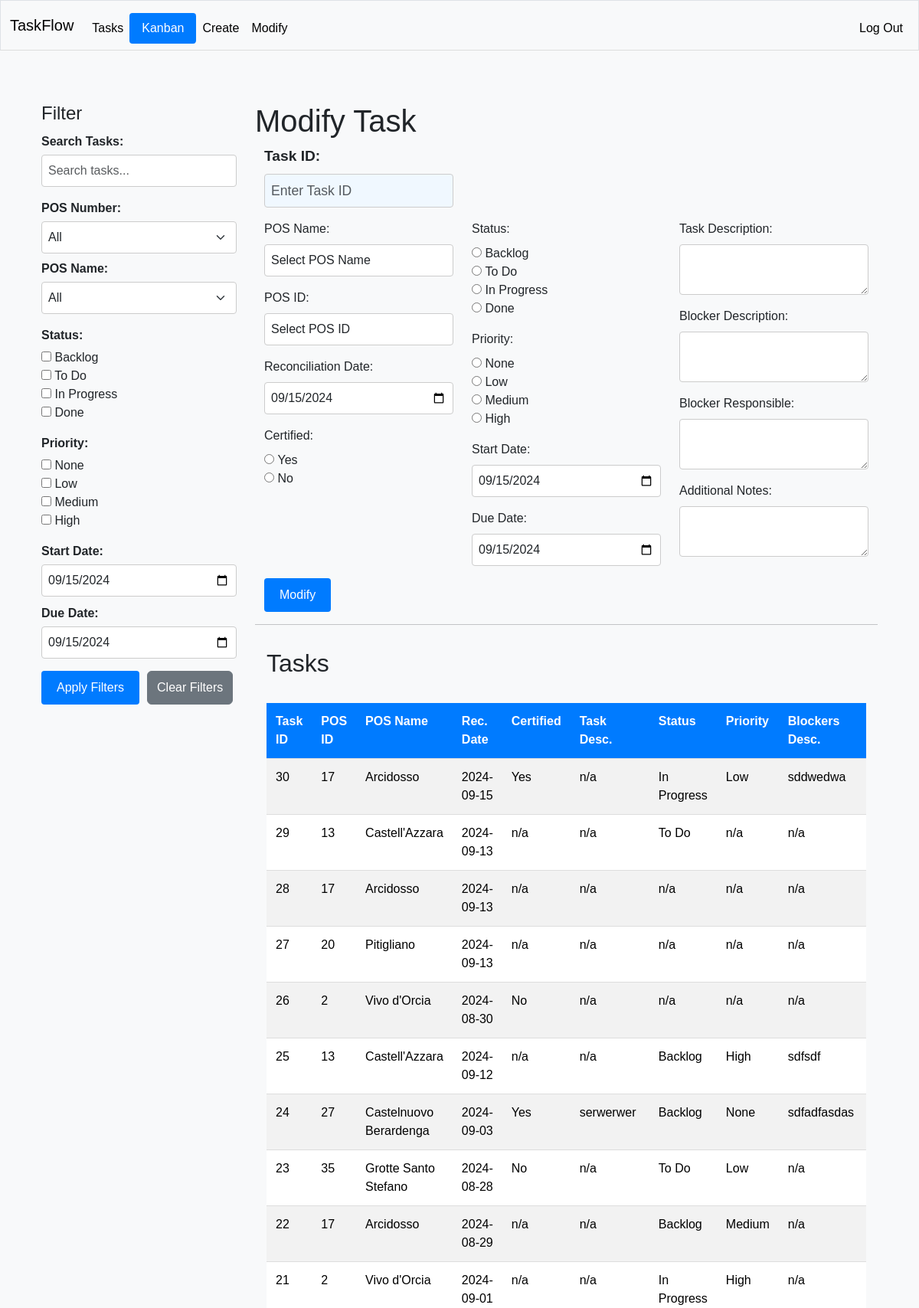
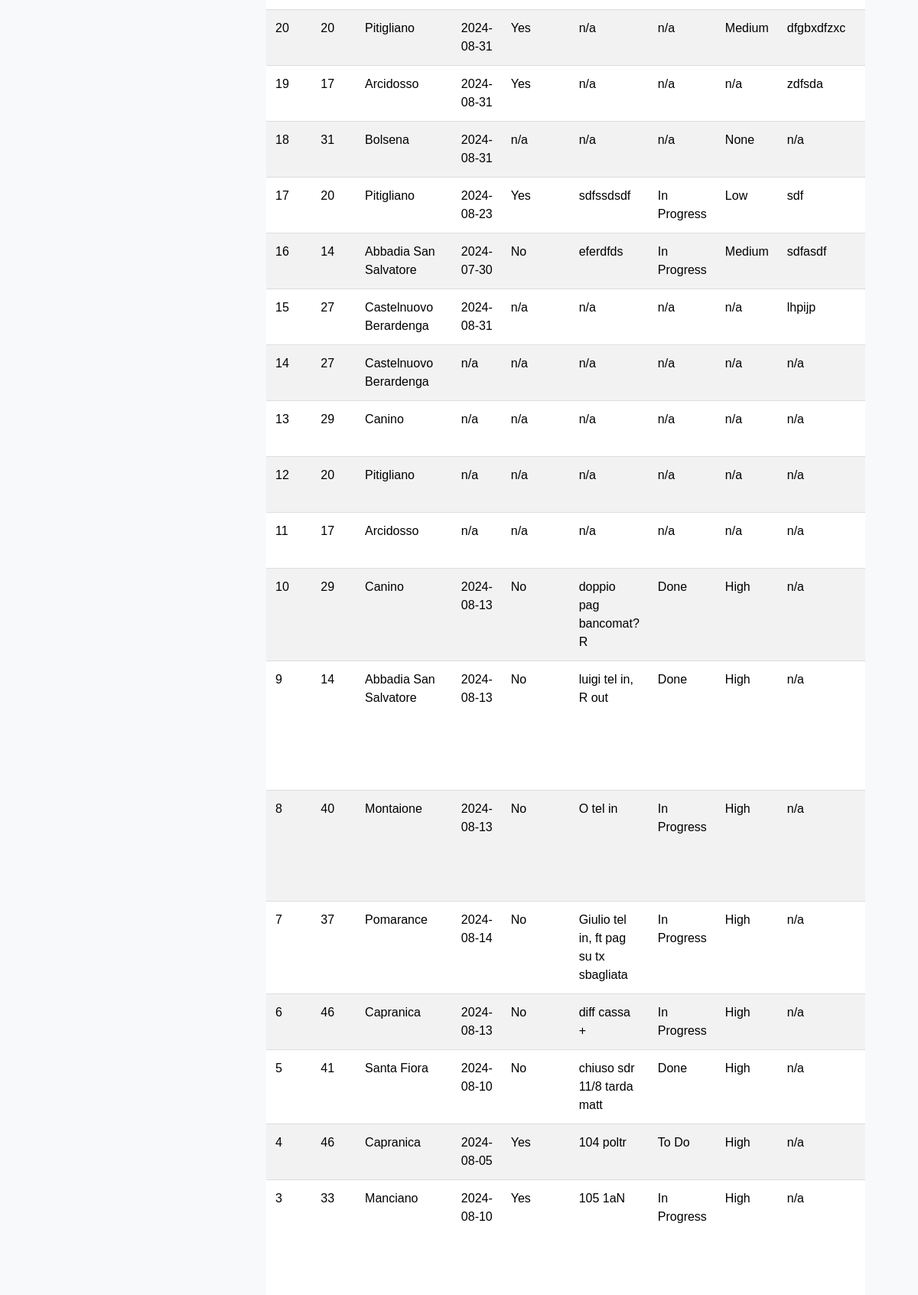
Screenshot of /modify (signed in, upper part) with the database file from the repository (2 pictures, top to bottom).
### tables this page shows
CREATE TABLE tasks (
                        task_id INTEGER NOT NULL, 
                        task_desc VARCHAR, 
                        task_status VARCHAR, 
                        task_priority VARCHAR, 
                        task_start_date DATE, 
                        task_due_date DATE, 
                        task_notes VARCHAR, 
                        pos_id INTEGER NOT NULL, 
                        blocker_id INTEGER, 
                        rec_id INTEGER, 
                        PRIMARY KEY (task_id), 
                        CHECK (task_status IN ('Backlog', 'To Do', 'In Progress', 'Done')), 
                        CHECK (task_priority IN ('None', 'Low', 'Medium', 'High')),
                        FOREIGN KEY(pos_id) REFERENCES pos (pos_id),
                        FOREIGN KEY(blocker_id) REFERENCES blockers (blocker_id),
                        FOREIGN KEY(rec_id) REFERENCES rec (rec_id)
                    );

CREATE TABLE pos (
	pos_id INTEGER NOT NULL, 
	pos_name VARCHAR NOT NULL, 
	PRIMARY KEY (pos_id), 
	UNIQUE (pos_name)
);

CREATE TABLE rec (
                        rec_id INTEGER NOT NULL, 
                        rec_date DATE, 
                        rec_certified BOOLEAN, 
                        task_id INTEGER, 
                        pos_id INTEGER, 
                        blocker_id INTEGER, 
                        PRIMARY KEY (rec_id),
                        FOREIGN KEY(task_id) REFERENCES tasks (task_id),
                        FOREIGN KEY(pos_id) REFERENCES pos (pos_id),
                        FOREIGN KEY(blocker_id) REFERENCES blockers (blocker_id)
                    );

CREATE TABLE blockers (
                        blocker_id INTEGER NOT NULL, 
                        blocker_desc VARCHAR, 
                        blocker_responsible VARCHAR, 
                        blocker_resolved BOOLEAN, 
                        blocker_res_date DATE, 
                        pos_id INTEGER, 
                        rec_id INTEGER, 
                        task_id INTEGER, 
                        PRIMARY KEY (blocker_id),
                        FOREIGN KEY(pos_id) REFERENCES pos (pos_id),
                        FOREIGN KEY(rec_id) REFERENCES rec (rec_id),
                        FOREIGN KEY(task_id) REFERENCES tasks (task_id)
                    );

### app.py (the view)
@app.route("/modify", methods=["GET", "POST"])
@login_required
def modify_task():
    if request.method == "POST":
        task_id = request.form.get("task_id")
        pos_id = request.form.get("pos_id")
        reconciliation_date = request.form.get("reconciliation_date") or None
        certified = request.form.get("certified") or None
        description = request.form.get("description") or None
        status = request.form.get("status") or None
        priority = request.form.get("priority") or None
        start_date = request.form.get("start_date") or None
        due_date = request.form.get("due_date") or None
        notes = request.form.get("notes") or None
        blocker_desc = request.form.get("blocker_desc") or None
        blocker_responsible = request.form.get("blocker_responsible") or None
        try:
            if start_date:
                start_date = datetime.strptime(start_date, '%Y-%m-%d').date()
            if due_date:
                due_date = datetime.strptime(due_date, '%Y-%m-%d').date()
            if reconciliation_date:
                reconciliation_date = datetime.strptime(reconciliation_date, '%Y-%m-%d').date()
        except ValueError as e:
            flash("Invalid date format. Please use YYYY-MM-DD.")
            return redirect("/modify")
        if not task_id or not pos_id:
            flash("Task ID and POS ID are required.")
            return redirect("/modify")
        try:
            with engine.connect() as conn:
                task_update = tasks_table.update().where(tasks_table.c.task_id == task_id).values(
                    pos_id=pos_id,
                    task_desc=description,
                    task_status=status,
                    task_priority=priority,
                    task_start_date=start_date,
                    task_due_date=due_date,
                    task_notes=notes
                )
                conn.execute(task_update)
                if blocker_desc or blocker_responsible:
                    blocker_exists = conn.execute(
                        select(blockers_table.c.blocker_id).where(blockers_table.c.task_id == task_id)
                    ).fetchone()
                    if blocker_exists:
                        conn.execute(
                            blockers_table.update().where(blockers_table.c.task_id == task_id).values(
                                blocker_desc=blocker_desc,
                                blocker_responsible=blocker_responsible
                            )
                        )
                    else:
                        conn.execute(
                            blockers_table.insert().values(
                                blocker_desc=blocker_desc,
                                blocker_responsible=blocker_responsible,
                                task_id=task_id,
                                pos_id=pos_id
                            )
                        )
                if reconciliation_date or certified is not None:
                    rec_exists = conn.execute(
                        select(rec_table.c.rec_id).where(rec_table.c.task_id == task_id)
                    ).fetchone()
                    if rec_exists:
                        conn.execute(
                            rec_table.update().where(rec_table.c.task_id == task_id).values(
                                rec_date=reconciliation_date,
                                rec_certified=(certified == 'true') if certified else None
                            )
                        )
                    else:
                        conn.execute(
                            rec_table.insert().values(
                                rec_date=reconciliation_date,
                                rec_certified=(certified == 'true') if certified else None,
                                task_id=task_id,
                                pos_id=pos_id
                            )
                        )
                conn.commit()
            flash("Task modified successfully!")  # Only display success if everything works
            return redirect("/modify")
        except Exception as e:
            logger.error(f"Error modifying task: {traceback.format_exc()}")
            flash("An error occurred while modifying the task.")
            return redirect("/modify")
    else:
        with engine.connect() as conn:
            pos_data = conn.execute(select(pos_table.c.pos_id, pos_table.c.pos_name)).fetchall()
            query = select(
                tasks_table.c.task_id,
                tasks_table.c.task_desc,
                tasks_table.c.task_status,
                tasks_table.c.task_priority,
                tasks_table.c.task_start_date,
                tasks_table.c.task_due_date,
                tasks_table.c.task_notes,
                pos_table.c.pos_id,
                pos_table.c.pos_name,
                rec_table.c.rec_date,
                rec_table.c.rec_certified,
                blockers_table.c.blocker_desc,
                blockers_table.c.blocker_responsible
            ).select_from(
                tasks_table
                .join(pos_table, tasks_table.c.pos_id == pos_table.c.pos_id)
                .outerjoin(rec_table, tasks_table.c.rec_id == rec_table.c.rec_id)
                .outerjoin(blockers_table, tasks_table.c.blocker_id == blockers_table.c.blocker_id)
            ).order_by(desc(tasks_table.c.task_id))
            tasks = conn.execute(query).fetchall()
            formatted_tasks = []
            for task in tasks:
                formatted_tasks.append({
                    "task_id": task.task_id if task.task_id is not None else "n/a",
                    "task_desc": task.task_desc if task.task_desc is not None else "n/a",
                    "task_status": task.task_status if task.task_status is not None else "n/a",
                    "task_priority": task.task_priority if task.task_priority is not None else "n/a",
                    "task_start_date": task.task_start_date.strftime('%Y-%m-%d') if isinstance(task.task_start_date, date) else "n/a",
                    "task_due_date": task.task_due_date.strftime('%Y-%m-%d') if isinstance(task.task_due_date, date) else "n/a",
                    "task_notes": task.task_notes if task.task_notes is not None else "n/a",
                    "pos_id": task.pos_id if task.pos_id is not None else "n/a",
                    "pos_name": task.pos_name if task.pos_name is not None else "n/a",
                    "rec_date": task.rec_date.strftime('%Y-%m-%d') if isinstance(task.rec_date, date) else "n/a",
                    "rec_certified": "Yes" if task.rec_certified is True else "No" if task.rec_certified is False else "n/a",
                    "blocker_desc": task.blocker_desc if task.blocker_desc is not None else "n/a",
                    "blocker_responsible": task.blocker_responsible if task.blocker_responsible is not None else "n/a"
                })
        return render_template("modify.html", pos_data=pos_data, tasks=formatted_tasks, date=date)

### helpers.py (called while the page is built)
def login_required(f):
    @wraps(f)
    def decorated_function(*args, **kwargs):
        if session.get("user_id") is None:
            return redirect("/login")
        return f(*args, **kwargs)
    return decorated_function

### templates/modify.html (shortened to what this page needs)
{% extends "layout.html" %}
{% block main %}
<div class="container-fluid">
    <div class="row">
        <div class="col-md-3">
            {% include "_sidebar.html" %}
        </div>
        <div class="col-md-9">
            <h1>Modify Task</h1>
            {% include "_modify_form.html" %}
            <hr>
            {% include "_tasks_body.html" %}
        </div>
    </div>
</div>
{% endblock %}

### templates/_tasks_body.html (shortened to what this page needs)
<div class="tasks-wrapper">
    <h2 class="mt-0">Tasks</h2>
    <div class="table-responsive">
        <table class="table table-striped mt-3">
            <thead>
                <tr>
                    <th>Task ID</th>
                    <th>POS ID</th>
                    <th>POS Name</th>
                    <th>Rec. Date</th>
                    <th>Certified</th>
                    <th>Task Desc.</th>
                    <th>Status</th>
                    <th>Priority</th>
                    <th>Blockers Desc.</th>
                    <th>Blockers Resp</th>
                </tr>
            </thead>
            <tbody id="taskTableBody">
                {% for task in tasks %}
                <tr>
                    <td>{{ task.task_id }}</td>
                    <td>{{ task.pos_id }}</td>
                    <td>{{ task.pos_name }}</td>
                    <td>{{ task.rec_date }}</td>
                    <td>{{ task.rec_certified }}</td>
                    <td>{{ task.task_desc }}</td>
                    <td>{{ task.task_status }}</td>
                    <td>{{ task.task_priority }}</td>
                    <td>{{ task.blocker_desc }}</td>
                    <td>{{ task.blocker_responsible }}</td>
                </tr>
                {% endfor %}
            </tbody>
        </table>
    </div>
</div>

### static/css/style.css (style rules this page uses)
body { font-family: Arial, sans-serif !important; background-color: #f8f9fa !important; margin: 0 !important; padding: 0 !important; text-align: left !important; }
.table { width: 100% !important; margin-bottom: 20px !important; border-collapse: collapse !important; text-align: left !important; }
.table th, .table td { padding: 12px !important; border-bottom: 1px solid #ddd !important; vertical-align: top !important; white-space: normal !important; }
.table th { background-color: #007bff !important; color: white !important; }
.table-responsive { overflow-x: auto !important; text-align: left !important; }
.tasks-wrapper { padding: 15px !important; text-align: left !important; }

### rows the page displays
tasks: task_id "30", pos_id "17", pos_name "Arcidosso", rec_date "2024-09-15", rec_certified "Yes", task_desc "n/a", task_status "In Progress", task_priority "Low", blocker_desc "sddwedwa"
tasks: task_id "29", pos_id "13", pos_name "Castell'Azzara", rec_date "2024-09-13", rec_certified "n/a", task_desc "n/a", task_status "To Do", task_priority "n/a", blocker_desc "n/a"
tasks: task_id "28", pos_id "17", pos_name "Arcidosso", rec_date "2024-09-13", rec_certified "n/a", task_desc "n/a", task_status "n/a", task_priority "n/a", blocker_desc "n/a"
tasks: task_id "27", pos_id "20", pos_name "Pitigliano", rec_date "2024-09-13", rec_certified "n/a", task_desc "n/a", task_status "n/a", task_priority "n/a", blocker_desc "n/a"
tasks: task_id "26", pos_id "2", pos_name "Vivo d'Orcia", rec_date "2024-08-30", rec_certified "No", task_desc "n/a", task_status "n/a", task_priority "n/a", blocker_desc "n/a"
tasks: task_id "25", pos_id "13", pos_name "Castell'Azzara", rec_date "2024-09-12", rec_certified "n/a", task_desc "n/a", task_status "Backlog", task_priority "High", blocker_desc "sdfsdf"
tasks: task_id "24", pos_id "27", pos_name "Castelnuovo Berardenga", rec_date "2024-09-03", rec_certified "Yes", task_desc "serwerwer", task_status "Backlog", task_priority "None", blocker_desc "sdfadfasdas"
tasks: task_id "23", pos_id "35", pos_name "Grotte Santo Stefano", rec_date "2024-08-28", rec_certified "No", task_desc "n/a", task_status "To Do", task_priority "Low", blocker_desc "n/a"
tasks: task_id "22", pos_id "17", pos_name "Arcidosso", rec_date "2024-08-29", rec_certified "n/a", task_desc "n/a", task_status "Backlog", task_priority "Medium", blocker_desc "n/a"
tasks: task_id "21", pos_id "2", pos_name "Vivo d'Orcia", rec_date "2024-09-01", rec_certified "n/a", task_desc "n/a", task_status "In Progress", task_priority "High", blocker_desc "n/a"
tasks: task_id "20", pos_id "20", pos_name "Pitigliano", rec_date "2024-08-31", rec_certified "Yes", task_desc "n/a", task_status "n/a", task_priority "Medium", blocker_desc "dfgbxdfzxc"
tasks: task_id "19", pos_id "17", pos_name "Arcidosso", rec_date "2024-08-31", rec_certified "Yes", task_desc "n/a", task_status "n/a", task_priority "n/a", blocker_desc "zdfsda"
tasks: task_id "18", pos_id "31", pos_name "Bolsena", rec_date "2024-08-31", rec_certified "n/a", task_desc "n/a", task_status "n/a", task_priority "None", blocker_desc "n/a"
tasks: task_id "17", pos_id "20", pos_name "Pitigliano", rec_date "2024-08-23", rec_certified "Yes", task_desc "sdfssdsdf", task_status "In Progress", task_priority "Low", blocker_desc "sdf"
tasks: task_id "16", pos_id "14", pos_name "Abbadia San Salvatore", rec_date "2024-07-30", rec_certified "No", task_desc "eferdfds", task_status "In Progress", task_priority "Medium", blocker_desc "sdfasdf"
tasks: task_id "15", pos_id "27", pos_name "Castelnuovo Berardenga", rec_date "2024-08-31", rec_certified "n/a", task_desc "n/a", task_status "n/a", task_priority "n/a", blocker_desc "lhpijp"
tasks: task_id "14", pos_id "27", pos_name "Castelnuovo Berardenga", rec_date "n/a", rec_certified "n/a", task_desc "n/a", task_status "n/a", task_priority "n/a", blocker_desc "n/a"
tasks: task_id "13", pos_id "29", pos_name "Canino", rec_date "n/a", rec_certified "n/a", task_desc "n/a", task_status "n/a", task_priority "n/a", blocker_desc "n/a"
tasks: task_id "12", pos_id "20", pos_name "Pitigliano", rec_date "n/a", rec_certified "n/a", task_desc "n/a", task_status "n/a", task_priority "n/a", blocker_desc "n/a"
tasks: task_id "11", pos_id "17", pos_name "Arcidosso", rec_date "n/a", rec_certified "n/a", task_desc "n/a", task_status "n/a", task_priority "n/a", blocker_desc "n/a"
tasks: task_id "10", pos_id "29", pos_name "Canino", rec_date "2024-08-13", rec_certified "No", task_desc "doppio pag bancomat? R", task_status "Done", task_priority "High", blocker_desc "n/a"
tasks: task_id "9", pos_id "14", pos_name "Abbadia San Salvatore", rec_date "2024-08-13", rec_certified "No", task_desc "luigi tel in, R out", task_status "Done", task_priority "High", blocker_desc "n/a"
tasks: task_id "8", pos_id "40", pos_name "Montaione", rec_date "2024-08-13", rec_certified "No", task_desc "O tel in", task_status "In Progress", task_priority "High", blocker_desc "n/a"
tasks: task_id "7", pos_id "37", pos_name "Pomarance", rec_date "2024-08-14", rec_certified "No", task_desc "Giulio tel in, ft pag su tx sbagliata", task_status "In Progress", task_priority "High", blocker_desc "n/a"
tasks: task_id "6", pos_id "46", pos_name "Capranica", rec_date "2024-08-13", rec_certified "No", task_desc "diff cassa +", task_status "In Progress", task_priority "High", blocker_desc "n/a"
tasks: task_id "5", pos_id "41", pos_name "Santa Fiora", rec_date "2024-08-10", rec_certified "No", task_desc "chiuso sdr 11/8 tarda matt", task_status "Done", task_priority "High", blocker_desc "n/a"
tasks: task_id "4", pos_id "46", pos_name "Capranica", rec_date "2024-08-05", rec_certified "Yes", task_desc "104 poltr", task_status "To Do", task_priority "High", blocker_desc "n/a"
tasks: task_id "3", pos_id "33", pos_name "Manciano", rec_date "2024-08-10", rec_certified "Yes", task_desc "105 1aN", task_status "In Progress", task_priority "High", blocker_desc "n/a"
